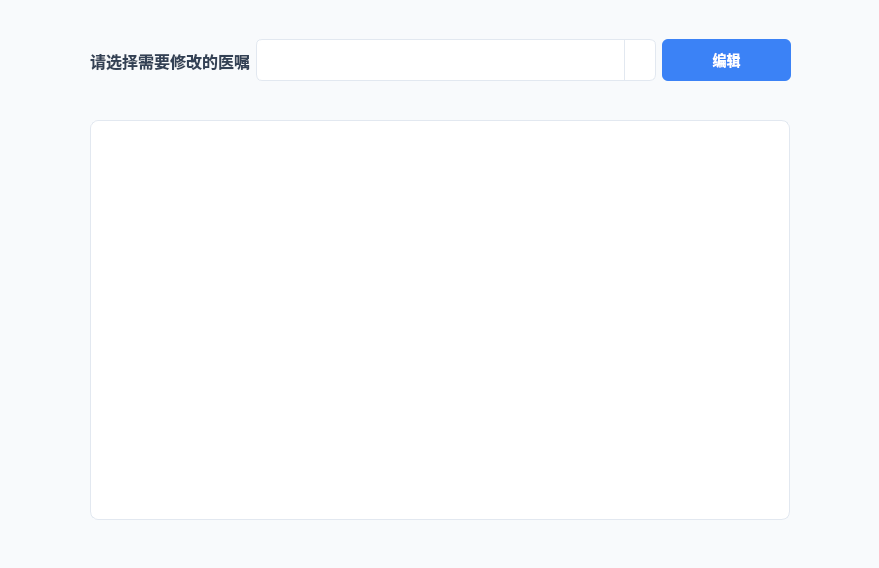
<?xml version="1.0" encoding="UTF-8"?>
<ui version="4.0">
 <class>doctorAdviceMenuClient</class>
 <widget class="QWidget" name="doctorAdviceMenuClient">
  <property name="geometry">
   <rect>
    <x>0</x>
    <y>0</y>
    <width>879</width>
    <height>568</height>
   </rect>
  </property>
  <property name="minimumSize">
   <size>
    <width>879</width>
    <height>568</height>
   </size>
  </property>
  <property name="maximumSize">
   <size>
    <width>879</width>
    <height>568</height>
   </size>
  </property>
  <property name="windowTitle">
   <string>医嘱管理系统</string>
  </property>
  <property name="styleSheet">
   <string notr="true">/* 主窗口样式 */
QWidget {
    background-color: #f8fafc;
    font-family: 'Segoe UI', 'Microsoft YaHei', sans-serif;
    color: #334155;
}

/* 标签样式 */
QLabel {
    font-size: 16px;
    font-weight: 500;
    color: #334155;
}

/* 下拉框样式 */
QComboBox {
    background-color: #ffffff;
    border: 1px solid #e2e8f0;
    border-radius: 6px;
    padding: 10px 16px;
    font-size: 14px;
    min-height: 20px;
    color: #334155;
}

QComboBox:focus {
    border: 1px solid #3b82f6;
    outline: none;
}

QComboBox:hover {
    border: 1px solid #cbd5e1;
}

QComboBox::drop-down {
    subcontrol-origin: padding;
    subcontrol-position: top right;
    width: 30px;
    border-left: 1px solid #e2e8f0;
    border-top-right-radius: 6px;
    border-bottom-right-radius: 6px;
}

QComboBox::down-arrow {
    image: none;
    border-left: 4px solid transparent;
    border-right: 4px solid transparent;
    border-top: 6px solid #64748b;
    width: 0;
    height: 0;
}

QComboBox QAbstractItemView {
    border: 1px solid #e2e8f0;
    border-radius: 6px;
    background-color: white;
    selection-background-color: #e0f2fe;
    selection-color: #0369a1;
    outline: 0;
    padding: 4px;
}

QComboBox QAbstractItemView::item {
    padding: 8px 12px;
    border-radius: 4px;
}

QComboBox QAbstractItemView::item:selected {
    background-color: #e0f2fe;
}

/* 按钮样式 */
QPushButton {
    background-color: #3b82f6;
    color: white;
    border: none;
    border-radius: 6px;
    padding: 10px 24px;
    font-weight: 500;
    font-size: 14px;
}

QPushButton:hover {
    background-color: #2563eb;
}

QPushButton:pressed {
    background-color: #1d4ed8;
}

QPushButton:focus {
    outline: 2px solid #93c5fd;
    outline-offset: 2px;
}

/* 列表部件样式 */
QListWidget {
    background-color: #ffffff;
    border: 1px solid #e2e8f0;
    border-radius: 8px;
    padding: 8px;
    outline: 0;
    font-size: 14px;
    gridline-color: #f1f5f9;
    alternate-background-color: #f8fafc;
}

QListWidget::item {
    background-color: #ffffff;
    border-bottom: 1px solid #f1f5f9;
    padding: 12px 16px;
    border-radius: 6px;
}

QListWidget::item:selected {
    background-color: #e0f2fe;
    color: #0369a1;
    border: none;
}

QListWidget::item:hover {
    background-color: #f1f5f9;
}

/* 滚动条样式 */
QScrollBar:vertical {
    border: none;
    background-color: #f1f5f9;
    width: 10px;
    border-radius: 5px;
    margin: 0px;
}

QScrollBar::handle:vertical {
    background-color: #cbd5e1;
    border-radius: 5px;
    min-height: 20px;
}

QScrollBar::handle:vertical:hover {
    background-color: #94a3b8;
}

QScrollBar::add-line:vertical, QScrollBar::sub-line:vertical {
    height: 0px;
}

QScrollBar:horizontal {
    border: none;
    background-color: #f1f5f9;
    height: 10px;
    border-radius: 5px;
    margin: 0px;
}

QScrollBar::handle:horizontal {
    background-color: #cbd5e1;
    border-radius: 5px;
    min-width: 20px;
}

QScrollBar::handle:horizontal:hover {
    background-color: #94a3b8;
}

QScrollBar::add-line:horizontal, QScrollBar::sub-line:horizontal {
    width: 0px;
}</string>
  </property>
  <widget class="QWidget" name="horizontalLayoutWidget">
   <property name="geometry">
    <rect>
     <x>90</x>
     <y>20</y>
     <width>701</width>
     <height>81</height>
    </rect>
   </property>
   <layout class="QHBoxLayout" name="horizontalLayout">
    <item>
     <widget class="QLabel" name="label">
      <property name="text">
       <string>请选择需要修改的医嘱</string>
      </property>
     </widget>
    </item>
    <item>
     <widget class="QComboBox" name="comboBox">
      <property name="minimumSize">
       <size>
        <width>400</width>
        <height>0</height>
       </size>
      </property>
     </widget>
    </item>
    <item>
     <widget class="QPushButton" name="pushButton">
      <property name="text">
       <string>编辑</string>
      </property>
     </widget>
    </item>
   </layout>
  </widget>
  <widget class="QListWidget" name="listWidget">
   <property name="geometry">
    <rect>
     <x>90</x>
     <y>120</y>
     <width>700</width>
     <height>400</height>
    </rect>
   </property>
   <property name="minimumSize">
    <size>
     <width>700</width>
     <height>400</height>
    </size>
   </property>
   <property name="maximumSize">
    <size>
     <width>700</width>
     <height>400</height>
    </size>
   </property>
  </widget>
 </widget>
 <resources/>
 <connections/>
</ui>
